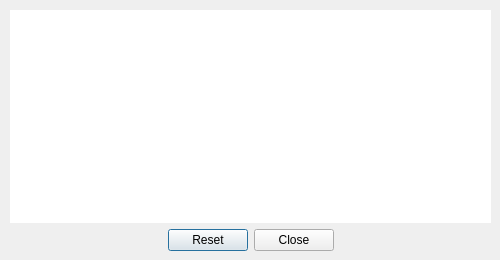
<?xml version="1.0" encoding="UTF-8"?>
<ui version="4.0">
 <class>Diagnostics</class>
 <widget class="QDialog" name="Diagnostics">
  <property name="windowModality">
   <enum>Qt::NonModal</enum>
  </property>
  <property name="geometry">
   <rect>
    <x>0</x>
    <y>0</y>
    <width>500</width>
    <height>260</height>
   </rect>
  </property>
  <property name="sizePolicy">
   <sizepolicy hsizetype="Fixed" vsizetype="Fixed">
    <horstretch>0</horstretch>
    <verstretch>0</verstretch>
   </sizepolicy>
  </property>
  <property name="minimumSize">
   <size>
    <width>500</width>
    <height>100</height>
   </size>
  </property>
  <property name="maximumSize">
   <size>
    <width>500</width>
    <height>260</height>
   </size>
  </property>
  <property name="windowTitle">
   <string>YubiKey Diagnostics</string>
  </property>
  <property name="styleSheet">
   <string notr="true">font: 11px &quot;Verdana&quot;;
color: rgb(0, 0, 0);</string>
  </property>
  <property name="sizeGripEnabled">
   <bool>false</bool>
  </property>
  <widget class="QWidget" name="verticalLayoutWidget">
   <property name="geometry">
    <rect>
     <x>10</x>
     <y>10</y>
     <width>481</width>
     <height>241</height>
    </rect>
   </property>
   <layout class="QVBoxLayout" name="verticalLayout">
    <item>
     <widget class="QTextBrowser" name="txtBrowser">
      <property name="autoFillBackground">
       <bool>false</bool>
      </property>
      <property name="styleSheet">
       <string notr="true">font: 11px &quot;Verdana&quot;;</string>
      </property>
      <property name="frameShape">
       <enum>QFrame::NoFrame</enum>
      </property>
      <property name="frameShadow">
       <enum>QFrame::Plain</enum>
      </property>
      <property name="autoFormatting">
       <set>QTextEdit::AutoBulletList</set>
      </property>
      <property name="undoRedoEnabled">
       <bool>false</bool>
      </property>
      <property name="html">
       <string>&lt;!DOCTYPE HTML PUBLIC &quot;-//W3C//DTD HTML 4.0//EN&quot; &quot;http://www.w3.org/TR/REC-html40/strict.dtd&quot;&gt;
&lt;html&gt;&lt;head&gt;&lt;meta name=&quot;qrichtext&quot; content=&quot;1&quot; /&gt;&lt;style type=&quot;text/css&quot;&gt;
p, li { white-space: pre-wrap; }
&lt;/style&gt;&lt;/head&gt;&lt;body style=&quot; font-family:'Verdana'; font-size:11px; font-weight:400; font-style:normal;&quot;&gt;
&lt;p style=&quot;-qt-paragraph-type:empty; margin-top:0px; margin-bottom:0px; margin-left:0px; margin-right:0px; -qt-block-indent:0; text-indent:0px;&quot;&gt;&lt;br /&gt;&lt;/p&gt;&lt;/body&gt;&lt;/html&gt;</string>
      </property>
      <property name="openExternalLinks">
       <bool>true</bool>
      </property>
     </widget>
    </item>
    <item>
     <widget class="QDialogButtonBox" name="buttonBox">
      <property name="orientation">
       <enum>Qt::Horizontal</enum>
      </property>
      <property name="standardButtons">
       <set>QDialogButtonBox::Close|QDialogButtonBox::Reset</set>
      </property>
      <property name="centerButtons">
       <bool>true</bool>
      </property>
     </widget>
    </item>
   </layout>
  </widget>
 </widget>
 <resources/>
 <connections>
  <connection>
   <sender>buttonBox</sender>
   <signal>rejected()</signal>
   <receiver>Diagnostics</receiver>
   <slot>reject()</slot>
   <hints>
    <hint type="sourcelabel">
     <x>316</x>
     <y>260</y>
    </hint>
    <hint type="destinationlabel">
     <x>286</x>
     <y>274</y>
    </hint>
   </hints>
  </connection>
  <connection>
   <sender>buttonBox</sender>
   <signal>accepted()</signal>
   <receiver>Diagnostics</receiver>
   <slot>accept()</slot>
   <hints>
    <hint type="sourcelabel">
     <x>248</x>
     <y>254</y>
    </hint>
    <hint type="destinationlabel">
     <x>157</x>
     <y>274</y>
    </hint>
   </hints>
  </connection>
 </connections>
</ui>
